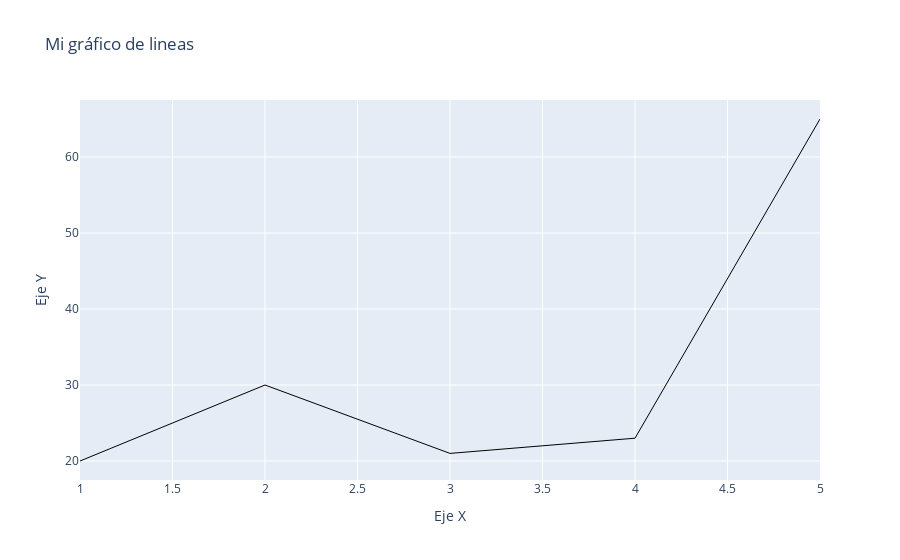

The code cell stored with this chart in its notebook:
### Code cell
import plotly.graph_objects as go

x = [1, 2, 3, 4, 5]
y = [20, 30, 21, 23, 65]


fig = go.Figure(data=go.Scatter(x=x, y=y, mode="lines"))

fig.update_layout(
    title="Mi gráfico de lineas",
    xaxis_title="Eje X",
    yaxis_title="Eje Y",
)

fig.update_traces(
    marker=dict(color='green', size=10),
    line=dict(color='black', width=1)
)


fig.show()

### Figure 1 — Plotly figure (JSON) as saved in the notebook; plotly's stock layout.template omitted (floating-point values rounded to 4 significant figures)
{"data": [{"line": {"color": "black", "width": 1}, "marker": {"color": "green", "size": 10}, "mode": "lines", "type": "scatter", "x": [1, 2, 3, 4, 5], "y": [20, 30, 21, 23, 65]}], "layout": {"title": {"text": "Mi gráfico de lineas"}, "xaxis": {"title": {"text": "Eje X"}}, "yaxis": {"title": {"text": "Eje Y"}}}}
